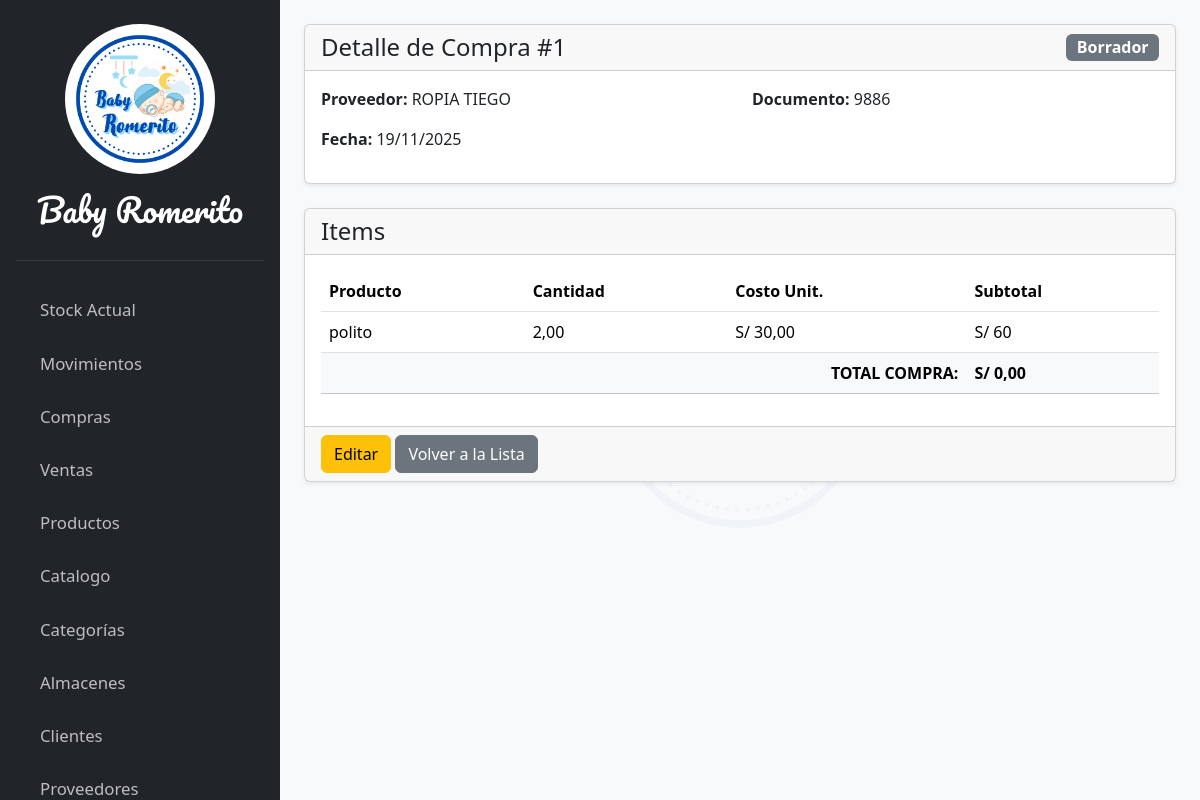
The page /documentos/compra/1/ on the database its author committed.
### apps/compraventa/models.py (models this page shows, shortened)
class Compra(models.Model):
    proveedor = models.ForeignKey(Proveedor, on_delete=models.SET_NULL, null=True, verbose_name="Proveedor")
    fecha = models.DateField("Fecha de la compra")
    numero_documento = models.CharField("N° Factura/Guía", max_length=50, null=True, blank=True)
    tipo_comprobante = models.CharField(max_length=10, choices=TipoComprobante.choices, default=TipoComprobante.BOLETA)
    total_compra = models.DecimalField(max_digits=12, decimal_places=2, default=0)
    estado = models.CharField("Estado", max_length=20, choices=EstadoDocumento.choices, default=EstadoDocumento.BORRADOR)
    class Meta:
        verbose_name = "Compra"
        verbose_name_plural = "Compras"

class CompraItem(models.Model):
    compra = models.ForeignKey(Compra, on_delete=models.CASCADE, related_name="items")
    producto = models.ForeignKey(Producto, on_delete=models.PROTECT)
    cantidad = models.DecimalField(max_digits=10, decimal_places=2)
    precio_costo = models.DecimalField(max_digits=12, decimal_places=2)

### apps/proveedores/models.py (models this page shows, shortened)
class Proveedor(models.Model):
    nombre = models.CharField("Nombre del Proveedor", max_length=255)
    ruc = models.CharField("RUC", max_length=11, null=True, blank=True)
    telefono = models.CharField("Teléfono", max_length=20, null=True, blank=True)

### apps/productos/models.py (models this page shows, shortened)
class Producto(models.Model):
    sku = models.CharField("SKU", max_length=50, unique=True)
    nombre = models.CharField("Nombre del Producto", max_length=250)
    categoria = models.ForeignKey(Categoria, on_delete=models.SET_NULL, null=True, blank=True, verbose_name="Categoria del producto", related_name="productos")
    descripcion = models.TextField("Descripcion")
    costo_compra = models.DecimalField("Costo de compra", max_digits=12, decimal_places=2, default=0)
    costo_venta = models.DecimalField("Costo de venta", max_digits=12, decimal_places=2, default=0)
    codigo_barra = models.CharField("Codigo de Barra", max_length=25)
    imagen = models.ImageField("Imagen", upload_to='productos/', null=True, blank=True)

### apps/compraventa/views/compra_views.py (the view)
# urls.py: path('compra/<int:pk>/', compra_views.compra_detail, name='compra-detail'),
def compra_detail(request, pk):
    compra = get_object_or_404(Compra, pk=pk)
    context = {
        'compra': compra
    }
    return render(request, 'compraventa/pages/compra_detail.html', context)

### templates/compraventa/pages/compra_detail.html (shortened to what this page needs)
{% extends 'core/base.html' %}
{% load static %}
{% block content %}
<div class="card shadow-sm mb-4">
  <div class="card-header d-flex justify-content-between align-items-center">
    <h4 class="m-0">Detalle de Compra #{{ compra.id }}</h4>
    <span class="badge
      {% if compra.estado == 'BORRADOR' %}bg-secondary
      {% elif compra.estado == 'CONFIRMADA' %}bg-success
      {% elif compra.estado == 'RECHAZADA' %}bg-danger
      {% endif %} fs-6">
      {{ compra.get_estado_display }}
    </span>
  </div>
  <div class="card-body">
    <div class="row">
      <div class="col-md-6">
        <p><strong>Proveedor:</strong> {{ compra.proveedor.nombre|default:"-" }}</p>
        <p><strong>Fecha:</strong> {{ compra.fecha|date:"d/m/Y" }}</p>
      </div>
      <div class="col-md-6">
        <p><strong>Documento:</strong> {{ compra.numero_documento|default:"-" }}</p>
      </div>
    </div>
  </div>
</div>
<div class="card shadow-sm">
  <div class="card-header">
    <h4 class="m-0">Items</h4>
  </div>
  <div class="card-body">
    <table class="table">
      <thead>
        <tr>
          <th>Producto</th>
          <th>Cantidad</th>
          <th>Costo Unit.</th>
          <th>Subtotal</th>
        </tr>
      </thead>
      <tbody>
        {% for item in compra.items.all %}
        <tr>
          <td>{{ item.producto.nombre }}</td>
          <td>{{ item.cantidad|floatformat:2 }}</td>
          <td>S/ {{ item.precio_costo|floatformat:2 }}</td>
          <td>S/ {% widthratio item.cantidad 1 item.precio_costo %}</td>
        </tr>
        {% empty %}
        <tr>
          <td colspan="4" class="text-center">Esta compra no tiene items.</td>
        </tr>
        {% endfor %}
      </tbody>
      <tfoot>
        <tr class="table-light">
          <td colspan="3" class="text-end"><strong>TOTAL COMPRA:</strong></td>
          <td><strong>S/ {{ compra.total_compra|floatformat:2 }}</strong></td>
        </tr>
      </tfoot>
    </table>
  </div>
  <div class="card-footer">
    <a href="{% url 'compra-edit' compra.pk %}" class="btn btn-warning">Editar</a>
    <a href="{% url 'compra-list' %}" class="btn btn-secondary">Volver a la Lista</a>
  </div>
</div>
{% endblock %}

### rows shown on the page
Compra: id "1", estado "Borrador", proveedor.nombre "ROPIA TIEGO", fecha "19/11/2025", numero_documento "9886", total_compra "0,00"
CompraItem: producto.nombre "polito", cantidad "2,00", precio_costo "30,00", cantidad+precio_costo "60"
